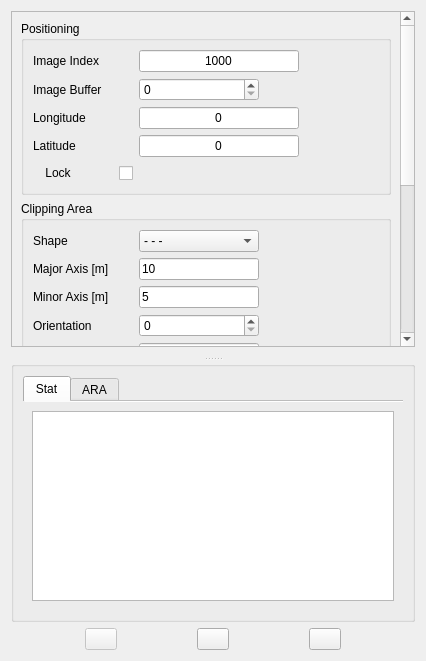
<?xml version="1.0" encoding="UTF-8"?>
<ui version="4.0">
 <class>Form</class>
 <widget class="QWidget" name="Form">
  <property name="geometry">
   <rect>
    <x>0</x>
    <y>0</y>
    <width>426</width>
    <height>661</height>
   </rect>
  </property>
  <property name="sizePolicy">
   <sizepolicy hsizetype="Expanding" vsizetype="Expanding">
    <horstretch>0</horstretch>
    <verstretch>0</verstretch>
   </sizepolicy>
  </property>
  <property name="windowTitle">
   <string>Query_builder</string>
  </property>
  <property name="windowIcon">
   <iconset>
    <normaloff>:/icons/element-vector.gif</normaloff>:/icons/element-vector.gif</iconset>
  </property>
  <property name="layoutDirection">
   <enum>Qt::LeftToRight</enum>
  </property>
  <layout class="QVBoxLayout" name="verticalLayout_3">
   <item>
    <widget class="QSplitter" name="splitter">
     <property name="orientation">
      <enum>Qt::Vertical</enum>
     </property>
     <widget class="QWidget" name="verticalLayoutWidget">
      <layout class="QVBoxLayout" name="verticalLayout_2">
       <property name="bottomMargin">
        <number>10</number>
       </property>
       <item>
        <widget class="QScrollArea" name="query_builder_tools">
         <property name="sizePolicy">
          <sizepolicy hsizetype="Expanding" vsizetype="MinimumExpanding">
           <horstretch>0</horstretch>
           <verstretch>0</verstretch>
          </sizepolicy>
         </property>
         <property name="widgetResizable">
          <bool>true</bool>
         </property>
         <widget class="QWidget" name="scrollAreaWidgetContents_2">
          <property name="geometry">
           <rect>
            <x>0</x>
            <y>-129</y>
            <width>390</width>
            <height>718</height>
           </rect>
          </property>
          <layout class="QGridLayout" name="gridLayout_5">
           <item row="0" column="0">
            <widget class="QGroupBox" name="groupBox_4">
             <property name="title">
              <string>Positioning</string>
             </property>
             <layout class="QVBoxLayout" name="verticalLayout">
              <item>
               <layout class="QGridLayout" name="gridLayout_6">
                <item row="2" column="1">
                 <widget class="QLineEdit" name="qb_longitude">
                  <property name="minimumSize">
                   <size>
                    <width>160</width>
                    <height>0</height>
                   </size>
                  </property>
                  <property name="maximumSize">
                   <size>
                    <width>180</width>
                    <height>16777215</height>
                   </size>
                  </property>
                  <property name="styleSheet">
                   <string notr="true"/>
                  </property>
                  <property name="text">
                   <string>0</string>
                  </property>
                  <property name="alignment">
                   <set>Qt::AlignCenter</set>
                  </property>
                 </widget>
                </item>
                <item row="3" column="0">
                 <widget class="QLabel" name="qb_latlabel">
                  <property name="minimumSize">
                   <size>
                    <width>100</width>
                    <height>0</height>
                   </size>
                  </property>
                  <property name="maximumSize">
                   <size>
                    <width>130</width>
                    <height>16777215</height>
                   </size>
                  </property>
                  <property name="text">
                   <string>Latitude</string>
                  </property>
                 </widget>
                </item>
                <item row="0" column="1">
                 <widget class="QLineEdit" name="qb_imageindex">
                  <property name="maximumSize">
                   <size>
                    <width>180</width>
                    <height>16777215</height>
                   </size>
                  </property>
                  <property name="styleSheet">
                   <string notr="true"/>
                  </property>
                  <property name="text">
                   <string>1000</string>
                  </property>
                  <property name="alignment">
                   <set>Qt::AlignCenter</set>
                  </property>
                 </widget>
                </item>
                <item row="2" column="0">
                 <widget class="QLabel" name="qb_lonlabel">
                  <property name="minimumSize">
                   <size>
                    <width>100</width>
                    <height>0</height>
                   </size>
                  </property>
                  <property name="maximumSize">
                   <size>
                    <width>130</width>
                    <height>16777215</height>
                   </size>
                  </property>
                  <property name="text">
                   <string>Longitude</string>
                  </property>
                 </widget>
                </item>
                <item row="1" column="1">
                 <widget class="QSpinBox" name="qb_imagebuffer">
                  <property name="minimumSize">
                   <size>
                    <width>80</width>
                    <height>0</height>
                   </size>
                  </property>
                  <property name="maximumSize">
                   <size>
                    <width>120</width>
                    <height>16777215</height>
                   </size>
                  </property>
                 </widget>
                </item>
                <item row="0" column="0">
                 <widget class="QLabel" name="image_index_label">
                  <property name="minimumSize">
                   <size>
                    <width>100</width>
                    <height>0</height>
                   </size>
                  </property>
                  <property name="maximumSize">
                   <size>
                    <width>130</width>
                    <height>16777215</height>
                   </size>
                  </property>
                  <property name="text">
                   <string>Image Index</string>
                  </property>
                 </widget>
                </item>
                <item row="0" column="2">
                 <spacer name="horizontalSpacer_6">
                  <property name="orientation">
                   <enum>Qt::Horizontal</enum>
                  </property>
                  <property name="sizeHint" stdset="0">
                   <size>
                    <width>40</width>
                    <height>20</height>
                   </size>
                  </property>
                 </spacer>
                </item>
                <item row="1" column="0">
                 <widget class="QLabel" name="image_buffer_label">
                  <property name="minimumSize">
                   <size>
                    <width>100</width>
                    <height>0</height>
                   </size>
                  </property>
                  <property name="maximumSize">
                   <size>
                    <width>130</width>
                    <height>16777215</height>
                   </size>
                  </property>
                  <property name="text">
                   <string>Image Buffer</string>
                  </property>
                 </widget>
                </item>
                <item row="3" column="1">
                 <widget class="QLineEdit" name="qb_latitude">
                  <property name="minimumSize">
                   <size>
                    <width>160</width>
                    <height>0</height>
                   </size>
                  </property>
                  <property name="maximumSize">
                   <size>
                    <width>180</width>
                    <height>16777215</height>
                   </size>
                  </property>
                  <property name="styleSheet">
                   <string notr="true"/>
                  </property>
                  <property name="text">
                   <string>0</string>
                  </property>
                  <property name="alignment">
                   <set>Qt::AlignCenter</set>
                  </property>
                 </widget>
                </item>
                <item row="4" column="0">
                 <widget class="QCheckBox" name="lock_location">
                  <property name="minimumSize">
                   <size>
                    <width>0</width>
                    <height>0</height>
                   </size>
                  </property>
                  <property name="maximumSize">
                   <size>
                    <width>130</width>
                    <height>16777215</height>
                   </size>
                  </property>
                  <property name="layoutDirection">
                   <enum>Qt::RightToLeft</enum>
                  </property>
                  <property name="text">
                   <string>Lock             </string>
                  </property>
                 </widget>
                </item>
               </layout>
              </item>
             </layout>
            </widget>
           </item>
           <item row="4" column="0">
            <widget class="QGroupBox" name="groupBox_3">
             <property name="title">
              <string>Clipping Area</string>
             </property>
             <layout class="QVBoxLayout" name="verticalLayout_5">
              <item>
               <layout class="QGridLayout" name="gridLayout_4">
                <item row="2" column="0">
                 <widget class="QLabel" name="qb_minoraxis_lablel">
                  <property name="minimumSize">
                   <size>
                    <width>100</width>
                    <height>0</height>
                   </size>
                  </property>
                  <property name="maximumSize">
                   <size>
                    <width>130</width>
                    <height>16777215</height>
                   </size>
                  </property>
                  <property name="text">
                   <string>Minor Axis [m]</string>
                  </property>
                 </widget>
                </item>
                <item row="0" column="2">
                 <spacer name="horizontalSpacer_5">
                  <property name="orientation">
                   <enum>Qt::Horizontal</enum>
                  </property>
                  <property name="sizeHint" stdset="0">
                   <size>
                    <width>40</width>
                    <height>20</height>
                   </size>
                  </property>
                 </spacer>
                </item>
                <item row="1" column="1">
                 <widget class="QLineEdit" name="qb_ellipsemajoraxis">
                  <property name="maximumSize">
                   <size>
                    <width>180</width>
                    <height>16777215</height>
                   </size>
                  </property>
                  <property name="styleSheet">
                   <string notr="true"/>
                  </property>
                  <property name="text">
                   <string>10</string>
                  </property>
                 </widget>
                </item>
                <item row="0" column="1">
                 <widget class="QComboBox" name="qb_shapeselection">
                  <property name="maximumSize">
                   <size>
                    <width>180</width>
                    <height>16777215</height>
                   </size>
                  </property>
                  <property name="currentIndex">
                   <number>0</number>
                  </property>
                  <item>
                   <property name="text">
                    <string>- - -</string>
                   </property>
                  </item>
                  <item>
                   <property name="text">
                    <string>Ellipse</string>
                   </property>
                   <property name="icon">
                    <iconset resource="../resources.qrc">
                     <normaloff>:/custom/qtui/icons/custom/ellipse.png</normaloff>:/custom/qtui/icons/custom/ellipse.png</iconset>
                   </property>
                  </item>
                  <item>
                   <property name="text">
                    <string>Rectangle</string>
                   </property>
                   <property name="icon">
                    <iconset resource="../resources.qrc">
                     <normaloff>:/custom/qtui/icons/custom/rectangle.png</normaloff>:/custom/qtui/icons/custom/rectangle.png</iconset>
                   </property>
                  </item>
                 </widget>
                </item>
                <item row="3" column="1">
                 <widget class="QSpinBox" name="qb_ellipseorientation">
                  <property name="styleSheet">
                   <string notr="true"/>
                  </property>
                  <property name="inputMethodHints">
                   <set>Qt::ImhNone</set>
                  </property>
                  <property name="maximum">
                   <number>360</number>
                  </property>
                 </widget>
                </item>
                <item row="3" column="0">
                 <widget class="QLabel" name="qb_ellipseorientation_label">
                  <property name="minimumSize">
                   <size>
                    <width>100</width>
                    <height>0</height>
                   </size>
                  </property>
                  <property name="maximumSize">
                   <size>
                    <width>130</width>
                    <height>16777215</height>
                   </size>
                  </property>
                  <property name="text">
                   <string>Orientation</string>
                  </property>
                 </widget>
                </item>
                <item row="4" column="0">
                 <widget class="QLabel" name="qb_rectangle_l1_label">
                  <property name="text">
                   <string>L1 - x - [m]</string>
                  </property>
                 </widget>
                </item>
                <item row="1" column="0">
                 <widget class="QLabel" name="qb_majoraxis_label">
                  <property name="minimumSize">
                   <size>
                    <width>100</width>
                    <height>0</height>
                   </size>
                  </property>
                  <property name="maximumSize">
                   <size>
                    <width>130</width>
                    <height>16777215</height>
                   </size>
                  </property>
                  <property name="text">
                   <string>Major Axis [m]</string>
                  </property>
                 </widget>
                </item>
                <item row="2" column="1">
                 <widget class="QLineEdit" name="qb_ellipseminoraxis">
                  <property name="maximumSize">
                   <size>
                    <width>180</width>
                    <height>16777215</height>
                   </size>
                  </property>
                  <property name="styleSheet">
                   <string notr="true"/>
                  </property>
                  <property name="text">
                   <string>5</string>
                  </property>
                 </widget>
                </item>
                <item row="0" column="0">
                 <widget class="QLabel" name="Iconlabel">
                  <property name="minimumSize">
                   <size>
                    <width>100</width>
                    <height>0</height>
                   </size>
                  </property>
                  <property name="maximumSize">
                   <size>
                    <width>130</width>
                    <height>16777215</height>
                   </size>
                  </property>
                  <property name="text">
                   <string>Shape</string>
                  </property>
                 </widget>
                </item>
                <item row="5" column="0">
                 <widget class="QLabel" name="qb_rectangle_l2_label">
                  <property name="text">
                   <string>L2 - y - [m]</string>
                  </property>
                 </widget>
                </item>
                <item row="4" column="1">
                 <widget class="QLineEdit" name="qb_rectangle_l1">
                  <property name="text">
                   <string>10</string>
                  </property>
                 </widget>
                </item>
                <item row="5" column="1">
                 <widget class="QLineEdit" name="qb_rectangle_l2">
                  <property name="text">
                   <string>5</string>
                  </property>
                 </widget>
                </item>
               </layout>
              </item>
             </layout>
            </widget>
           </item>
           <item row="5" column="0">
            <widget class="QGroupBox" name="groupBox">
             <property name="title">
              <string>MBES</string>
             </property>
             <layout class="QVBoxLayout" name="verticalLayout_4">
              <item>
               <layout class="QGridLayout" name="gridLayout_2">
                <item row="0" column="0">
                 <widget class="QLabel" name="label">
                  <property name="minimumSize">
                   <size>
                    <width>100</width>
                    <height>0</height>
                   </size>
                  </property>
                  <property name="maximumSize">
                   <size>
                    <width>130</width>
                    <height>16777215</height>
                   </size>
                  </property>
                  <property name="text">
                   <string>Point Data Source</string>
                  </property>
                 </widget>
                </item>
                <item row="4" column="0">
                 <widget class="QLabel" name="label_8">
                  <property name="minimumSize">
                   <size>
                    <width>100</width>
                    <height>0</height>
                   </size>
                  </property>
                  <property name="maximumSize">
                   <size>
                    <width>130</width>
                    <height>16777215</height>
                   </size>
                  </property>
                  <property name="text">
                   <string>Northing</string>
                  </property>
                 </widget>
                </item>
                <item row="3" column="0">
                 <widget class="QLabel" name="label_5">
                  <property name="minimumSize">
                   <size>
                    <width>100</width>
                    <height>0</height>
                   </size>
                  </property>
                  <property name="maximumSize">
                   <size>
                    <width>130</width>
                    <height>16777215</height>
                   </size>
                  </property>
                  <property name="text">
                   <string>Easting</string>
                  </property>
                 </widget>
                </item>
                <item row="2" column="0">
                 <widget class="QLabel" name="label_4">
                  <property name="minimumSize">
                   <size>
                    <width>100</width>
                    <height>0</height>
                   </size>
                  </property>
                  <property name="maximumSize">
                   <size>
                    <width>130</width>
                    <height>16777215</height>
                   </size>
                  </property>
                  <property name="text">
                   <string>Longitude</string>
                  </property>
                 </widget>
                </item>
                <item row="1" column="0">
                 <widget class="QLabel" name="label_3">
                  <property name="minimumSize">
                   <size>
                    <width>100</width>
                    <height>0</height>
                   </size>
                  </property>
                  <property name="maximumSize">
                   <size>
                    <width>130</width>
                    <height>16777215</height>
                   </size>
                  </property>
                  <property name="text">
                   <string>Latitude</string>
                  </property>
                 </widget>
                </item>
                <item row="4" column="1">
                 <widget class="QLineEdit" name="yutm">
                  <property name="maximumSize">
                   <size>
                    <width>190</width>
                    <height>16777215</height>
                   </size>
                  </property>
                  <property name="text">
                   <string>Northing</string>
                  </property>
                 </widget>
                </item>
                <item row="5" column="1">
                 <widget class="QLineEdit" name="utmzone">
                  <property name="maximumSize">
                   <size>
                    <width>40</width>
                    <height>16777215</height>
                   </size>
                  </property>
                  <property name="inputMethodHints">
                   <set>Qt::ImhDigitsOnly|Qt::ImhFormattedNumbersOnly|Qt::ImhPreferNumbers</set>
                  </property>
                  <property name="text">
                   <string>19</string>
                  </property>
                 </widget>
                </item>
                <item row="0" column="1">
                 <layout class="QHBoxLayout" name="horizontalLayout_3">
                  <item>
                   <widget class="QComboBox" name="qb_pointdatasource">
                    <property name="sizePolicy">
                     <sizepolicy hsizetype="Expanding" vsizetype="Fixed">
                      <horstretch>0</horstretch>
                      <verstretch>0</verstretch>
                     </sizepolicy>
                    </property>
                    <property name="minimumSize">
                     <size>
                      <width>155</width>
                      <height>0</height>
                     </size>
                    </property>
                    <property name="maximumSize">
                     <size>
                      <width>155</width>
                      <height>16777215</height>
                     </size>
                    </property>
                   </widget>
                  </item>
                  <item>
                   <widget class="QToolButton" name="reload_settings">
                    <property name="text">
                     <string/>
                    </property>
                    <property name="icon">
                     <iconset>
                      <normaloff>:/FA_solid/icons/FA/solid/arrows-rotate.svg</normaloff>:/FA_solid/icons/FA/solid/arrows-rotate.svg</iconset>
                    </property>
                   </widget>
                  </item>
                  <item>
                   <spacer name="horizontalSpacer_4">
                    <property name="orientation">
                     <enum>Qt::Horizontal</enum>
                    </property>
                    <property name="sizeHint" stdset="0">
                     <size>
                      <width>40</width>
                      <height>20</height>
                     </size>
                    </property>
                   </spacer>
                  </item>
                 </layout>
                </item>
                <item row="5" column="0">
                 <widget class="QLabel" name="label_9">
                  <property name="minimumSize">
                   <size>
                    <width>100</width>
                    <height>0</height>
                   </size>
                  </property>
                  <property name="maximumSize">
                   <size>
                    <width>130</width>
                    <height>16777215</height>
                   </size>
                  </property>
                  <property name="text">
                   <string>EPSG</string>
                  </property>
                 </widget>
                </item>
                <item row="2" column="1">
                 <widget class="QLineEdit" name="logitude">
                  <property name="maximumSize">
                   <size>
                    <width>190</width>
                    <height>16777215</height>
                   </size>
                  </property>
                  <property name="text">
                   <string>Longitude</string>
                  </property>
                 </widget>
                </item>
                <item row="3" column="1">
                 <widget class="QLineEdit" name="xutm">
                  <property name="maximumSize">
                   <size>
                    <width>190</width>
                    <height>16777215</height>
                   </size>
                  </property>
                  <property name="text">
                   <string>Easting</string>
                  </property>
                 </widget>
                </item>
                <item row="1" column="1">
                 <widget class="QLineEdit" name="latitude">
                  <property name="maximumSize">
                   <size>
                    <width>190</width>
                    <height>16777215</height>
                   </size>
                  </property>
                  <property name="text">
                   <string>Latitude</string>
                  </property>
                 </widget>
                </item>
                <item row="6" column="0">
                 <widget class="QLabel" name="label_6">
                  <property name="text">
                   <string>BS</string>
                  </property>
                 </widget>
                </item>
                <item row="6" column="1">
                 <layout class="QHBoxLayout" name="horizontalLayout_4">
                  <item>
                   <widget class="QComboBox" name="set_backscatter_field"/>
                  </item>
                  <item>
                   <spacer name="horizontalSpacer_7">
                    <property name="orientation">
                     <enum>Qt::Horizontal</enum>
                    </property>
                    <property name="sizeHint" stdset="0">
                     <size>
                      <width>40</width>
                      <height>20</height>
                     </size>
                    </property>
                   </spacer>
                  </item>
                 </layout>
                </item>
               </layout>
              </item>
             </layout>
            </widget>
           </item>
           <item row="6" column="0">
            <spacer name="verticalSpacer">
             <property name="orientation">
              <enum>Qt::Vertical</enum>
             </property>
             <property name="sizeHint" stdset="0">
              <size>
               <width>20</width>
               <height>40</height>
              </size>
             </property>
            </spacer>
           </item>
          </layout>
         </widget>
        </widget>
       </item>
      </layout>
     </widget>
     <widget class="QGroupBox" name="groupBox_2">
      <property name="title">
       <string/>
      </property>
      <layout class="QVBoxLayout" name="verticalLayout_14">
       <item>
        <widget class="QTabWidget" name="tabWidget">
         <property name="sizePolicy">
          <sizepolicy hsizetype="Expanding" vsizetype="Expanding">
           <horstretch>0</horstretch>
           <verstretch>0</verstretch>
          </sizepolicy>
         </property>
         <property name="minimumSize">
          <size>
           <width>100</width>
           <height>100</height>
          </size>
         </property>
         <property name="tabPosition">
          <enum>QTabWidget::North</enum>
         </property>
         <property name="tabShape">
          <enum>QTabWidget::Rounded</enum>
         </property>
         <property name="currentIndex">
          <number>0</number>
         </property>
         <property name="documentMode">
          <bool>true</bool>
         </property>
         <property name="movable">
          <bool>true</bool>
         </property>
         <widget class="QWidget" name="tab">
          <attribute name="icon">
           <iconset>
            <normaloff>:/icons/module-db.gif</normaloff>:/icons/module-db.gif</iconset>
          </attribute>
          <attribute name="title">
           <string>Stat</string>
          </attribute>
          <attribute name="toolTip">
           <string>Statistics on selected pings</string>
          </attribute>
          <layout class="QVBoxLayout" name="verticalLayout_6">
           <item>
            <widget class="QTableView" name="tableView">
             <property name="sizePolicy">
              <sizepolicy hsizetype="Preferred" vsizetype="Preferred">
               <horstretch>0</horstretch>
               <verstretch>0</verstretch>
              </sizepolicy>
             </property>
            </widget>
           </item>
          </layout>
         </widget>
         <widget class="QWidget" name="tab_2">
          <attribute name="icon">
           <iconset>
            <normaloff>:/icons/element-vector.gif</normaloff>:/icons/element-vector.gif</iconset>
          </attribute>
          <attribute name="title">
           <string>ARA</string>
          </attribute>
          <attribute name="toolTip">
           <string>Scatterplot selected pings - Angle vs BS</string>
          </attribute>
          <layout class="QVBoxLayout" name="verticalLayout_7">
           <item>
            <layout class="QVBoxLayout" name="verticalLayout_11">
             <property name="spacing">
              <number>1</number>
             </property>
             <item>
              <widget class="QGroupBox" name="groupBox_6">
               <property name="maximumSize">
                <size>
                 <width>16777215</width>
                 <height>80</height>
                </size>
               </property>
               <property name="title">
                <string>Data Model</string>
               </property>
               <layout class="QGridLayout" name="gridLayout_7">
                <item row="0" column="2">
                 <layout class="QGridLayout" name="gridLayout_3">
                  <item row="0" column="0">
                   <widget class="QLabel" name="label_2">
                    <property name="text">
                     <string>Deg</string>
                    </property>
                   </widget>
                  </item>
                  <item row="0" column="1">
                   <widget class="QSpinBox" name="fitting_degree">
                    <property name="minimum">
                     <number>1</number>
                    </property>
                    <property name="maximum">
                     <number>12</number>
                    </property>
                   </widget>
                  </item>
                 </layout>
                </item>
                <item row="0" column="0">
                 <layout class="QGridLayout" name="gridLayout">
                  <item row="0" column="2">
                   <widget class="QRadioButton" name="right_beam">
                    <property name="toolTip">
                     <string>render only positive Beams angles</string>
                    </property>
                    <property name="text">
                     <string>R</string>
                    </property>
                   </widget>
                  </item>
                  <item row="0" column="3">
                   <widget class="QRadioButton" name="fold_beam">
                    <property name="toolTip">
                     <string>render absolute value of the Beams angles</string>
                    </property>
                    <property name="text">
                     <string>Fold</string>
                    </property>
                   </widget>
                  </item>
                  <item row="0" column="1">
                   <widget class="QRadioButton" name="left_beam">
                    <property name="toolTip">
                     <string>render only negative Beams angles</string>
                    </property>
                    <property name="text">
                     <string>L</string>
                    </property>
                   </widget>
                  </item>
                  <item row="0" column="0">
                   <widget class="QRadioButton" name="raw_beam">
                    <property name="font">
                     <font>
                      <strikeout>false</strikeout>
                     </font>
                    </property>
                    <property name="toolTip">
                     <string>render both positiveand negative Beams angles</string>
                    </property>
                    <property name="text">
                     <string>Raw</string>
                    </property>
                    <property name="checked">
                     <bool>true</bool>
                    </property>
                   </widget>
                  </item>
                 </layout>
                </item>
                <item row="0" column="1">
                 <spacer name="horizontalSpacer_10">
                  <property name="orientation">
                   <enum>Qt::Horizontal</enum>
                  </property>
                  <property name="sizeHint" stdset="0">
                   <size>
                    <width>40</width>
                    <height>20</height>
                   </size>
                  </property>
                 </spacer>
                </item>
               </layout>
              </widget>
             </item>
            </layout>
           </item>
          </layout>
         </widget>
        </widget>
       </item>
      </layout>
     </widget>
    </widget>
   </item>
   <item>
    <layout class="QHBoxLayout" name="horizontalLayout">
     <item>
      <spacer name="horizontalSpacer_2">
       <property name="orientation">
        <enum>Qt::Horizontal</enum>
       </property>
       <property name="sizeHint" stdset="0">
        <size>
         <width>40</width>
         <height>20</height>
        </size>
       </property>
      </spacer>
     </item>
     <item>
      <widget class="QPushButton" name="draw_graph">
       <property name="enabled">
        <bool>false</bool>
       </property>
       <property name="sizePolicy">
        <sizepolicy hsizetype="Fixed" vsizetype="Fixed">
         <horstretch>0</horstretch>
         <verstretch>0</verstretch>
        </sizepolicy>
       </property>
       <property name="maximumSize">
        <size>
         <width>32</width>
         <height>32</height>
        </size>
       </property>
       <property name="toolTip">
        <string>Draw Graph</string>
       </property>
       <property name="styleSheet">
        <string notr="true"/>
       </property>
       <property name="text">
        <string/>
       </property>
       <property name="icon">
        <iconset resource="../resources.qrc">
         <normaloff>:/fa_solid/qtui/icons/fa_solid/chart-line.svg</normaloff>:/fa_solid/qtui/icons/fa_solid/chart-line.svg</iconset>
       </property>
       <property name="iconSize">
        <size>
         <width>25</width>
         <height>25</height>
        </size>
       </property>
      </widget>
     </item>
     <item>
      <spacer name="horizontalSpacer">
       <property name="orientation">
        <enum>Qt::Horizontal</enum>
       </property>
       <property name="sizeHint" stdset="0">
        <size>
         <width>40</width>
         <height>20</height>
        </size>
       </property>
      </spacer>
     </item>
     <item>
      <widget class="QPushButton" name="clean_graph">
       <property name="sizePolicy">
        <sizepolicy hsizetype="Fixed" vsizetype="Fixed">
         <horstretch>0</horstretch>
         <verstretch>0</verstretch>
        </sizepolicy>
       </property>
       <property name="maximumSize">
        <size>
         <width>32</width>
         <height>32</height>
        </size>
       </property>
       <property name="toolTip">
        <string>Clean Outupt</string>
       </property>
       <property name="styleSheet">
        <string notr="true"/>
       </property>
       <property name="text">
        <string/>
       </property>
       <property name="icon">
        <iconset resource="../resources.qrc">
         <normaloff>:/fa_solid/qtui/icons/fa_solid/circle-xmark.svg</normaloff>:/fa_solid/qtui/icons/fa_solid/circle-xmark.svg</iconset>
       </property>
       <property name="iconSize">
        <size>
         <width>25</width>
         <height>25</height>
        </size>
       </property>
      </widget>
     </item>
     <item>
      <spacer name="horizontalSpacer_8">
       <property name="orientation">
        <enum>Qt::Horizontal</enum>
       </property>
       <property name="sizeHint" stdset="0">
        <size>
         <width>40</width>
         <height>20</height>
        </size>
       </property>
      </spacer>
     </item>
     <item>
      <widget class="QPushButton" name="add_graph">
       <property name="maximumSize">
        <size>
         <width>32</width>
         <height>32</height>
        </size>
       </property>
       <property name="font">
        <font>
         <weight>50</weight>
         <bold>false</bold>
        </font>
       </property>
       <property name="toolTip">
        <string>Add Graph</string>
       </property>
       <property name="text">
        <string/>
       </property>
       <property name="icon">
        <iconset resource="../resources.qrc">
         <normaloff>:/fa_solid/qtui/icons/fa_solid/floppy-disk.svg</normaloff>:/fa_solid/qtui/icons/fa_solid/floppy-disk.svg</iconset>
       </property>
       <property name="iconSize">
        <size>
         <width>25</width>
         <height>25</height>
        </size>
       </property>
      </widget>
     </item>
     <item>
      <spacer name="horizontalSpacer_9">
       <property name="orientation">
        <enum>Qt::Horizontal</enum>
       </property>
       <property name="sizeHint" stdset="0">
        <size>
         <width>40</width>
         <height>20</height>
        </size>
       </property>
      </spacer>
     </item>
    </layout>
   </item>
  </layout>
 </widget>
 <resources>
  <include location="../resources.qrc"/>
 </resources>
 <connections/>
</ui>
